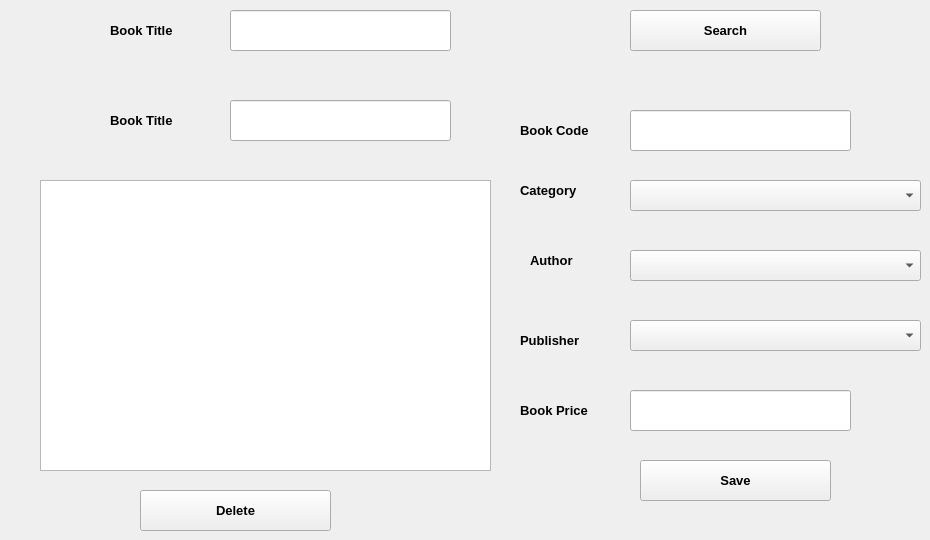
      <widget class="QWidget" name="tab_6">
       <attribute name="title">
        <string>Edit/Delete Book</string>
       </attribute>
       <widget class="QLabel" name="label_15">
        <property name="geometry">
         <rect>
          <x>530</x>
          <y>240</y>
          <width>91</width>
          <height>41</height>
         </rect>
        </property>
        <property name="font">
         <font>
          <pointsize>10</pointsize>
          <weight>75</weight>
          <bold>true</bold>
         </font>
        </property>
        <property name="text">
         <string>Author</string>
        </property>
       </widget>
       <widget class="QComboBox" name="comboBox_10">
        <property name="geometry">
         <rect>
          <x>630</x>
          <y>180</y>
          <width>291</width>
          <height>31</height>
         </rect>
        </property>
       </widget>
       <widget class="QLabel" name="label_16">
        <property name="geometry">
         <rect>
          <x>520</x>
          <y>170</y>
          <width>91</width>
          <height>41</height>
         </rect>
        </property>
        <property name="font">
         <font>
          <pointsize>10</pointsize>
          <weight>75</weight>
          <bold>true</bold>
         </font>
        </property>
        <property name="text">
         <string>Category</string>
        </property>
       </widget>
       <widget class="QPushButton" name="pushButton_9">
        <property name="geometry">
         <rect>
          <x>640</x>
          <y>460</y>
          <width>191</width>
          <height>41</height>
         </rect>
        </property>
        <property name="font">
         <font>
          <pointsize>10</pointsize>
          <weight>75</weight>
          <bold>true</bold>
         </font>
        </property>
        <property name="text">
         <string>Save</string>
        </property>
       </widget>
       <widget class="QLineEdit" name="lineEdit_8">
        <property name="geometry">
         <rect>
          <x>630</x>
          <y>390</y>
          <width>221</width>
          <height>41</height>
         </rect>
        </property>
       </widget>
       <widget class="QLabel" name="label_17">
        <property name="geometry">
         <rect>
          <x>520</x>
          <y>390</y>
          <width>101</width>
          <height>41</height>
         </rect>
        </property>
        <property name="font">
         <font>
          <pointsize>10</pointsize>
          <weight>75</weight>
          <bold>true</bold>
         </font>
        </property>
        <property name="text">
         <string>Book Price</string>
        </property>
       </widget>
       <widget class="QComboBox" name="comboBox_11">
        <property name="geometry">
         <rect>
          <x>630</x>
          <y>250</y>
          <width>291</width>
          <height>31</height>
         </rect>
        </property>
       </widget>
       <widget class="QLabel" name="label_18">
        <property name="geometry">
         <rect>
          <x>520</x>
          <y>320</y>
          <width>101</width>
          <height>41</height>
         </rect>
        </property>
        <property name="font">
         <font>
          <pointsize>10</pointsize>
          <weight>75</weight>
          <bold>true</bold>
         </font>
        </property>
        <property name="text">
         <string>Publisher</string>
        </property>
       </widget>
       <widget class="QLabel" name="label_19">
        <property name="geometry">
         <rect>
          <x>520</x>
          <y>110</y>
          <width>101</width>
          <height>41</height>
         </rect>
        </property>
        <property name="font">
         <font>
          <pointsize>10</pointsize>
          <weight>75</weight>
          <bold>true</bold>
         </font>
        </property>
        <property name="text">
         <string>Book Code</string>
        </property>
       </widget>
       <widget class="QLineEdit" name="lineEdit_9">
        <property name="geometry">
         <rect>
          <x>230</x>
          <y>100</y>
          <width>221</width>
          <height>41</height>
         </rect>
        </property>
       </widget>
       <widget class="QComboBox" name="comboBox_12">
        <property name="geometry">
         <rect>
          <x>630</x>
          <y>320</y>
          <width>291</width>
          <height>31</height>
         </rect>
        </property>
       </widget>
       <widget class="QLineEdit" name="lineEdit_10">
        <property name="geometry">
         <rect>
          <x>630</x>
          <y>110</y>
          <width>221</width>
          <height>41</height>
         </rect>
        </property>
       </widget>
       <widget class="QLabel" name="label_20">
        <property name="geometry">
         <rect>
          <x>110</x>
          <y>100</y>
          <width>91</width>
          <height>41</height>
         </rect>
        </property>
        <property name="font">
         <font>
          <pointsize>10</pointsize>
          <weight>75</weight>
          <bold>true</bold>
         </font>
        </property>
        <property name="text">
         <string>Book Title</string>
        </property>
       </widget>
       <widget class="QLabel" name="label_33">
        <property name="geometry">
         <rect>
          <x>110</x>
          <y>10</y>
          <width>91</width>
          <height>41</height>
         </rect>
        </property>
        <property name="font">
         <font>
          <pointsize>10</pointsize>
          <weight>75</weight>
          <bold>true</bold>
         </font>
        </property>
        <property name="text">
         <string>Book Title</string>
        </property>
       </widget>
       <widget class="QLineEdit" name="lineEdit_17">
        <property name="geometry">
         <rect>
          <x>230</x>
          <y>10</y>
          <width>221</width>
          <height>41</height>
         </rect>
        </property>
       </widget>
       <widget class="QPushButton" name="pushButton_12">
        <property name="geometry">
         <rect>
          <x>630</x>
          <y>10</y>
          <width>191</width>
          <height>41</height>
         </rect>
        </property>
        <property name="font">
         <font>
          <pointsize>10</pointsize>
          <weight>75</weight>
          <bold>true</bold>
         </font>
        </property>
        <property name="text">
         <string>Search</string>
        </property>
       </widget>
       <widget class="QPushButton" name="pushButton_13">
        <property name="geometry">
         <rect>
          <x>140</x>
          <y>490</y>
          <width>191</width>
          <height>41</height>
         </rect>
        </property>
        <property name="font">
         <font>
          <pointsize>10</pointsize>
          <weight>75</weight>
          <bold>true</bold>
         </font>
        </property>
        <property name="text">
         <string>Delete</string>
        </property>
       </widget>
       <widget class="QTextEdit" name="textEdit_2">
        <property name="geometry">
         <rect>
          <x>40</x>
          <y>180</y>
          <width>451</width>
          <height>291</height>
         </rect>
        </property>
       </widget>
      </widget>
